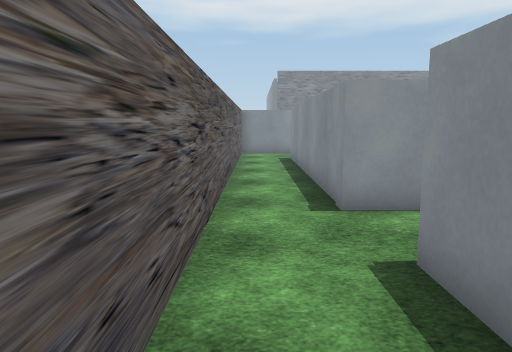
view 1 (above)

24 first-person views from a walk through a Unity game level. The camera is 1.5 m above the floor, tilts 8° down and sees 70° across. The floor is counted in squares, 1 m on a side. Each view is taken from the middle of a square. On the plan, view 1 faces up. The plan holds only what a view shows up to about 16 squares ahead; the rest is blank. The place goes on beyond the plan. The player character is not drawn. Door leaves are left out, so doorways stand open. Some surface patterns are stand-ins.

view 2
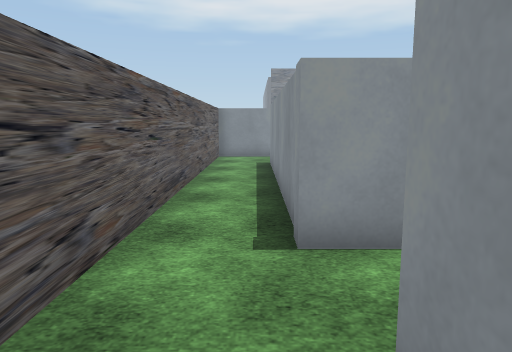

view 3
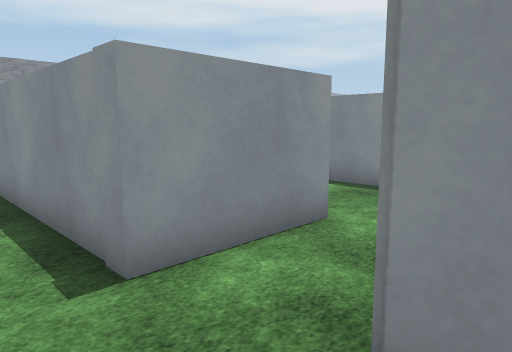

view 4
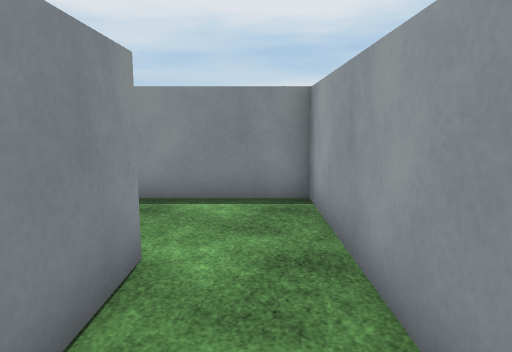

view 5
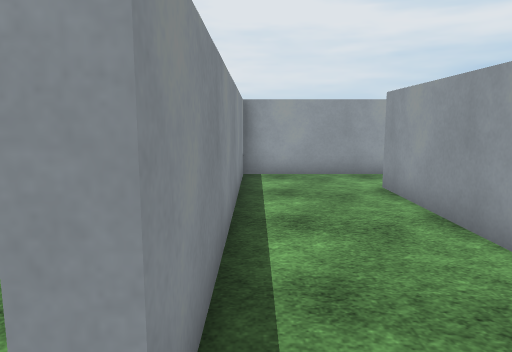

view 6
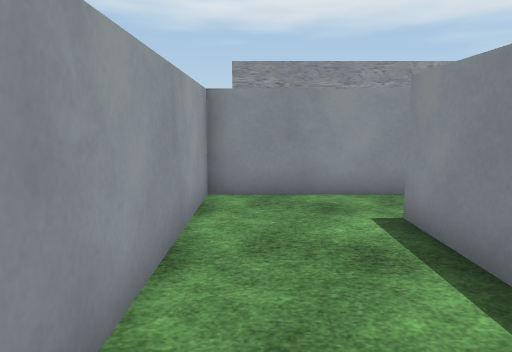

view 7
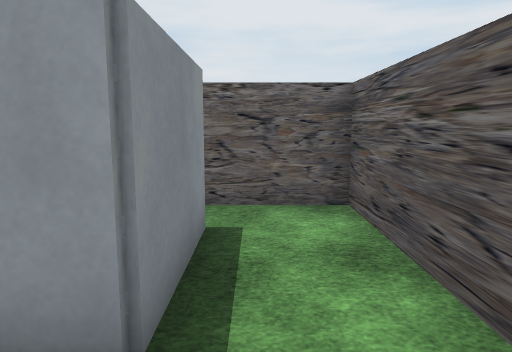

view 8
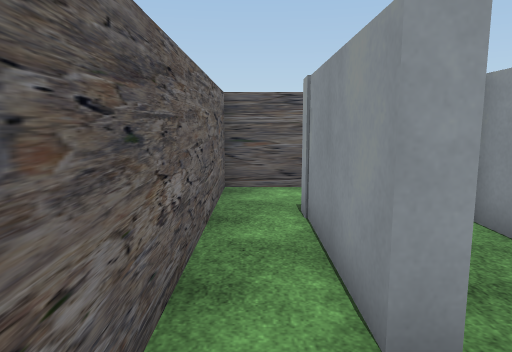

view 9
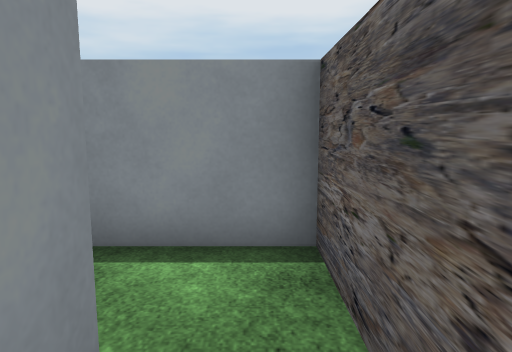

view 10
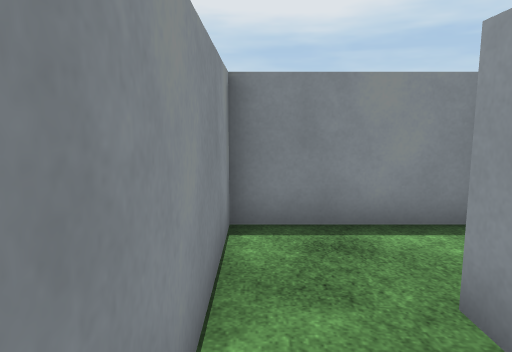

view 11
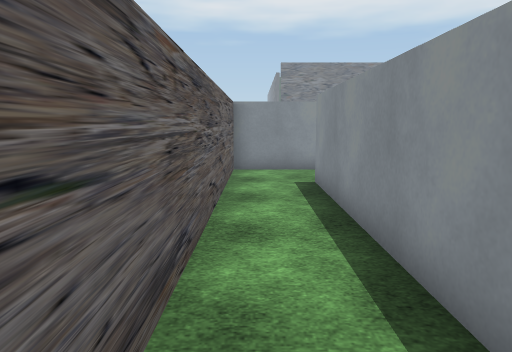

view 12
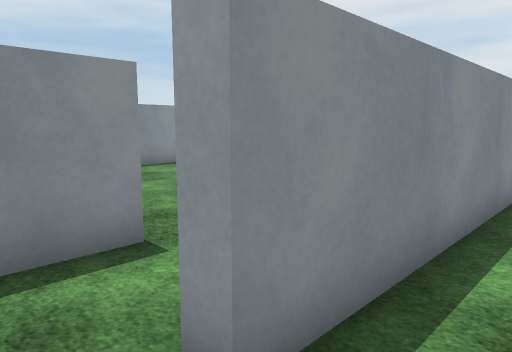

view 13
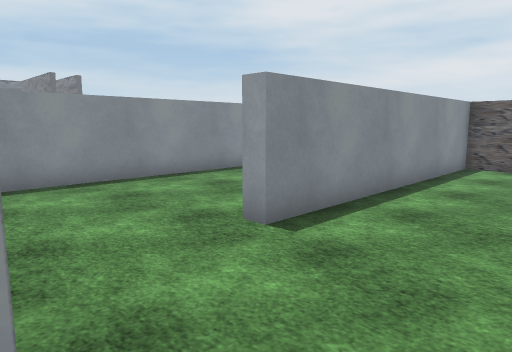

view 14
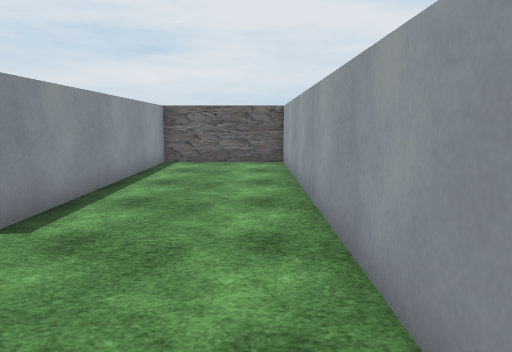

view 15
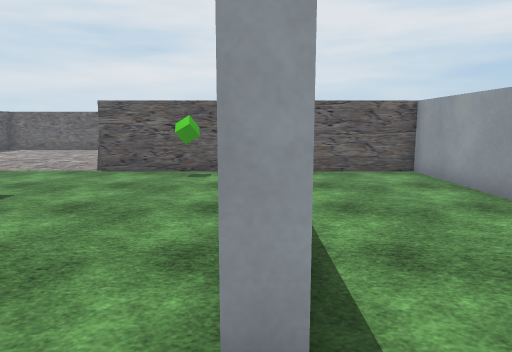

view 16
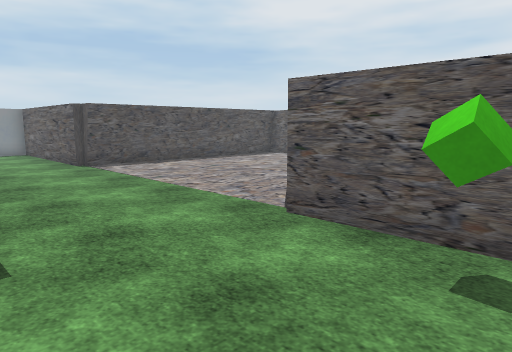

view 17
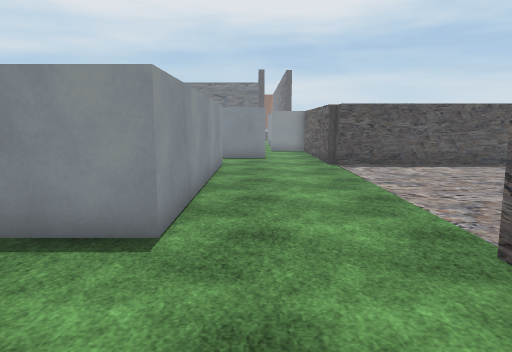

view 18
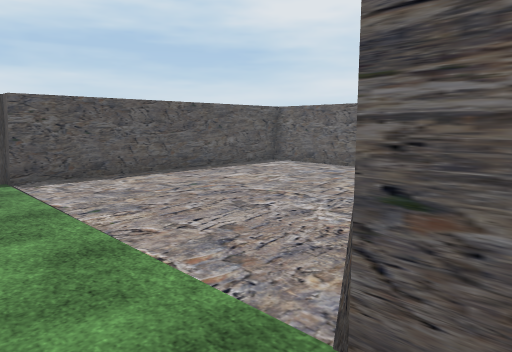

view 19
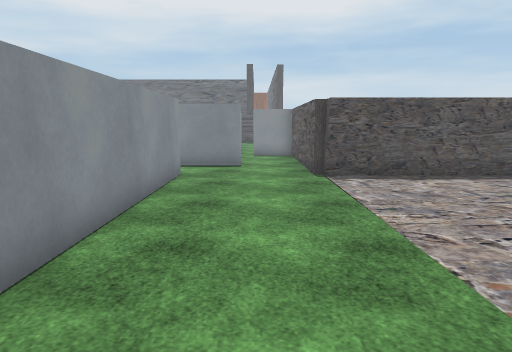

view 20
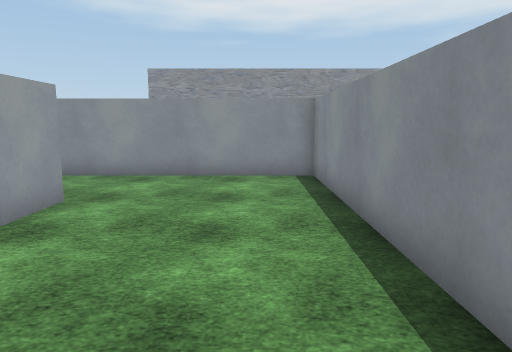

view 21
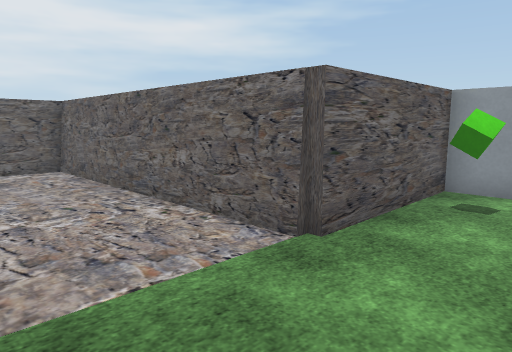

view 22
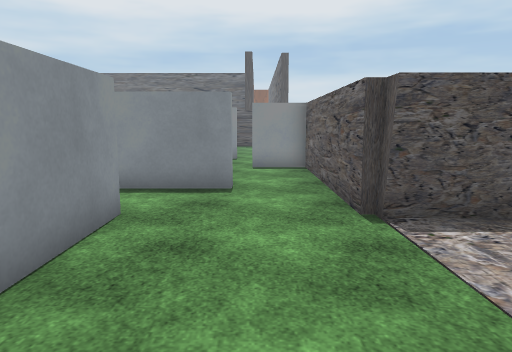

view 23
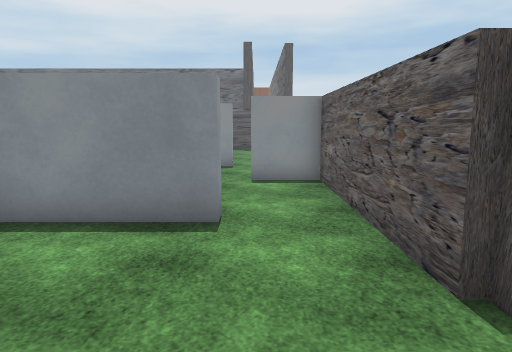

view 24
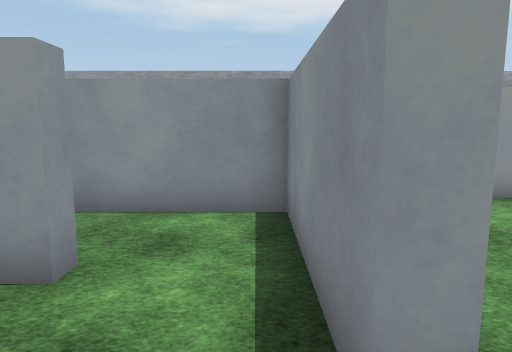

### Floor plan
Points are (right, up) in squares from view 1. A wall is a line through its corners. A room is listed if a view was taken in it or the views show most of it. See-through windows are left out.
Room 1 (views 1, 2, 3, 4, 5, 6, 7, 11, 12)
walls: (9.2, 15.8) (5, 15.8) (5, 6.3) (1.6, 6.3) (1.6, 16.5); (1.7, 0.8) (1.7, 3.9) (8.4, 3.9) (8.4, 13.8) (9, 13.8); (-0.7, 16.5) (-0.7, -0.8) (1.5, -0.8)
ways out: opening at (2, 0) to room 2; opening at (9, 14.5) to room 4
Room 2 (views 8, 9, 10)
walls: (5.1, 1.3) (5.8, 1.3) (5.8, 0.8) (1.7, 0.8); (1.5, -0.8) (8.4, -0.8) (8.4, 3.4) (2.4, 3.4)
ways out: opening at (2, 0) to room 1
Room 3 (views 13, 15, 16, 17, 18, 19, 20, 21, 22, 23, 24)
walls: (14.2, 0.5) (14.2, -0.8) (19.1, -0.8) (19.1, -10.5); (28.6, -1.1) (29.1, -1.1); (29.1, 3.9) (29.1, 3.4) (19.7, 3.4) (19.7, 12.8) (12.1, 12.8); (32.1, 1.6) (31.5, 1.6) (31.5, 4.6); (28.6, -10.6) (28.6, -0.8) (32.5, -0.8); (8.9, 12.6) (8.9, -0.8) (13.7, -0.8) (13.7, 9.1) (14.2, 9.1) (14.2, 7.2)
ways out: opening at (10.5, 13) to room 4; opening at (30.5, 4); opening at (32, 0.5)
objects: green cube (16, 0)
Room 4 (view 14)
walls: (11.3, 12.8) (11.3, 14.4)
ways out: opening at (9, 14.5) to room 1; opening at (10.5, 13) to room 3

Where each view was taken, in squares from view 1:
view 1: 0 up, 0 right, facing up
view 2: 2 up, 1 right, facing up
view 3: 3 up, 0 right, facing up-right
view 4: 5 up, 1 right, facing right
view 5: 15 up, 8 right, facing down
view 6: 8 up, 6 right, facing up
view 7: 6 up, 1 right, facing down
view 8: 0 up, 8 right, facing left
view 9: 0 up, 4 right, facing right
view 10: 3 up, 3 right, facing right
view 11: 7 up, 0 right, facing up
view 12: 15 up, 7 right, facing down-right
view 13: 13 up, 10 right, facing down-right
view 14: 14 up, 10 right, facing down
view 15: 11 up, 14 right, facing down
view 16: 4 up, 15 right, facing down-right
view 17: 2 up, 15 right, facing right
view 18: 1 up, 18 right, facing down-right
view 19: 1 up, 18 right, facing right
view 20: 2 up, 18 right, facing up
view 21: 2 up, 23 right, facing down-left
view 22: 1 up, 23 right, facing right
view 23: 1 up, 26 right, facing right
view 24: 0 up, 31 right, facing up
